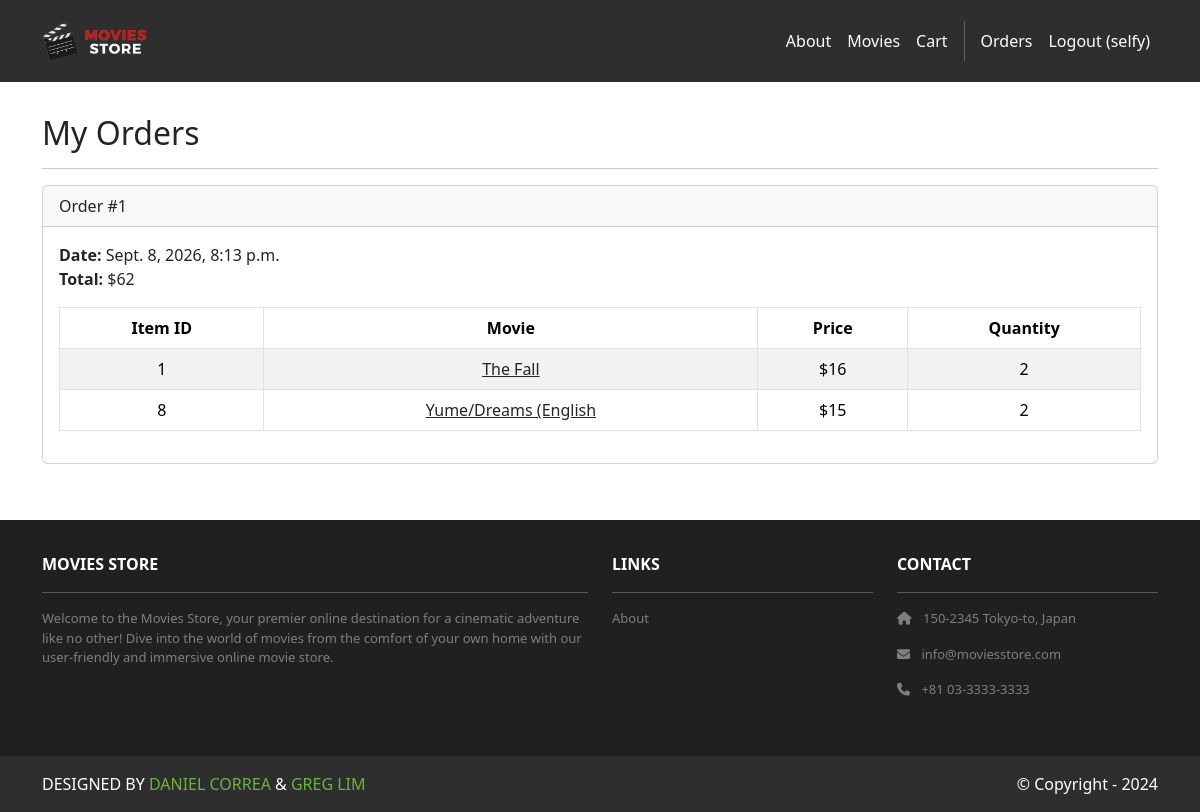
Page /accounts/orders/ (signed in) on the committed database.
### cart/models.py (models this page shows, shortened)
class Order(models.Model):
    id = models.AutoField(primary_key=True)
    total = models.IntegerField()
    date = models.DateTimeField(auto_now_add=True)
    user = models.ForeignKey(User, on_delete=models.CASCADE)

class Item(models.Model):
    id = models.AutoField(primary_key = True)
    price = models.IntegerField()
    quantity = models.IntegerField()
    order = models.ForeignKey(Order, on_delete = models.CASCADE)
    movie = models.ForeignKey(Movie, on_delete = models.CASCADE)

### movies/models.py (models this page shows, shortened)
class Movie(models.Model):
    id = models.AutoField(primary_key=True)
    name = models.CharField(max_length=255)
    price = models.IntegerField()
    description = models.TextField()
    image = models.ImageField(upload_to='movie_images/')

### accounts/views.py (the view)
# urls.py: path('orders/', views.orders, name='accounts.orders'),
@login_required
def orders(request):
    template_data = {}
    template_data['title'] = 'Orders'
    template_data['orders'] = request.user.order_set.all()
    return render(request, 'accounts/orders.html', {'template_data': template_data})

### accounts/templates/accounts/orders.html
{% extends 'base.html' %}
{% block content %}
<div class="p-3">
    <div class="container">
        <div class="row mt-3">
            <div class="col mx-auto mb-3">
                <h2>My Orders</h2>
                <hr />
                {% for order in template_data.orders %}
                <div class="card mb-4">
                    <div class="card-header">
                        Order #{{order.id}}
                    </div>
                    <div class="card-body">
                        <b>Date:</b> {{order.date}}<br />
                        <b>Total:</b> ${{order.total}}<br />
                        <table class="table table-bordered table-striped text-center mt-3">
                            <thead>
                                <tr>
                                    <th scope="col">Item ID</th>
                                    <th scope="col">Movie</th>
                                    <th scope="col">Price</th>
                                    <th scope="col">Quantity</th>
                                </tr>
                            </thead>
                            <tbody>
                                {% for item in order.item_set.all %}
                                <tr>
                                    <td>{{item.movie.id}}</td>
                                    <td>
                                        <a class="link-dark" href="{% url 'movies.show' id=item.movie.id %}">{{item.movie.name}}</a>
                                    </td>
                                    <td>${{item.movie.price}}</td>
                                    <td>{{item.quantity}}</td>
                                </tr>
                                {% endfor %}
                            </tbody>
                        </table>
                    </div>
                </div>
                {% endfor %}
            </div>
        </div>
    </div>
</div>
{% endblock content %}

### moviesstore/templates/base.html (shortened to what this page needs)
<!DOCTYPE html>
<html>
    {% load static %}
    <head>
        <link href=
            "https://cdn.jsdelivr.net/npm/bootstrap@5.3.3/dist/css/bootstrap.min.css" rel="stylesheet">
        <link rel=
            "stylesheet" href="https://cdnjs.cloudflare.com/ajax/libs/font-awesome/6.1.1/css/all.min.css">
        <link rel="stylesheet" type="text/css"
                href="{% static 'css/style.css' %}">
    </head>
    <body>
        <nav class="p-3 navbar navbar-dark bg-dark navbar-expand-lg">
            <div class="container">
                <a class="navbar-brand"
                    href="{% url 'home.index' %}">
                    <img src="{% static 'img/logo.png' %}" alt="logo" height="40" />
                </a>
                <div class="collapse navbar-collapse"
                    id="navbarNavAltMarkup">
                    <div class="navbar-nav ms-auto navbar-ml">
                        <a class="nav-link"
                            href="{% url 'home.about' %}">About</a>
                        <a class="nav-link" href="{% url 'movies.index' %}">Movies</a>
                        <a class="nav-link" href="{% url 'cart.index' %}">Cart</a>
                        {% if user.is_authenticated %}
                        <a class="nav-link" href="{% url 'accounts.orders' %}">Orders</a>
                        <a class="nav-link" href="{% url 'accounts.logout' %}">Logout ({{ user.username }})</a>
                        {% else %}
                        <a class="nav-link" href="{% url 'accounts.signup' %}">Sign Up</a>
                        <a class="nav-link" href="{% url 'accounts.login' %}">Login</a>
                        {% endif %}
                    </div>
                </div>
            </div>
        </nav>
        <div>
            {% block content %}
            {% endblock content %}
        </div>
        <section class="p-3 ms-footer d-none d-md-block">
            <div class="container">
                <div class="row mt-3 text-white">
                    <div class="col-md-6 col-lg-6 col-xl-6 mx-auto mb-4">
                        <b>MOVIES STORE</b>
                        <hr />
                        <p>
                            Welcome to the Movies Store, your premier online destination
                            for a cinematic adventure like no other! Dive into the world of movies from
                            the comfort of your own home with our user-friendly and immersive online
                            movie store.
                        </p>
                    </div>
                    <div class="col-md-3 col-lg-3 col-xl-3 mx-auto mb-4">
                        <b>LINKS</b>
                        <hr />
                        <p><a class="nav-link"
                            href="{% url 'home.about' %}">
                            About
                        </a></p>
                    </div>
                    <div class="col-md-3 col-lg-3 col-xl-3 mx-auto mb-4">
                        <b>CONTACT</b>
                        <hr />
                        <p><i class="fas fa-home me-2"></i>
                            150-2345 Tokyo-to, Japan
                        </p>
                        <p><i class="fas fa-envelope me-2"></i>
                            info@moviesstore.com
                        </p>
                        <p><i class="fas fa-phone me-2"></i>
                            +81 03-3333-3333
                        </p>
                    </div>
                </div>
            </div>
        </section>
        <section class="p-3 ms-footer-bottom bg-dark">
            <div class="container d-flex justify-content-between">
                <div class="me-5 text-white">
                    <span>DESIGNED BY
                        <a href="https://www.x.com/danielgarax"
                        target="_blank">DANIEL CORREA</a> &
                        <a href="https://www.x.com/greglim81"
                        target="_blank">GREG LIM</a>
                    </span>
                </div>
                <div class="text-white">
                    <span>© Copyright - 2024</span>
                </div>
            </div>
        </section>
    </body>
</html>

### moviesstore/static/css/style.css (style rules this page uses)
.navbar a.nav-link { color: #FFFEF6 !important; }
.bg-dark { background-color: #2E2E2E !important; }
.ms-footer { background-color: #202020; }
.ms-footer p { color: #7F7F7F; font-size: 13px; }
.ms-footer-bottom a { color: #6ab43e; text-decoration: none; }

### rows in the picture
Order: id "1", date "Sept. 8, 2026, 8:13 p.m.", total "62"
Item: movie.id "1", movie.name "The Fall", movie.price "16", quantity "2"
Item: movie.id "8", movie.name "Yume/Dreams (English", movie.price "15", quantity "2"

### other values in the picture
{{ user.username }} "selfy"
